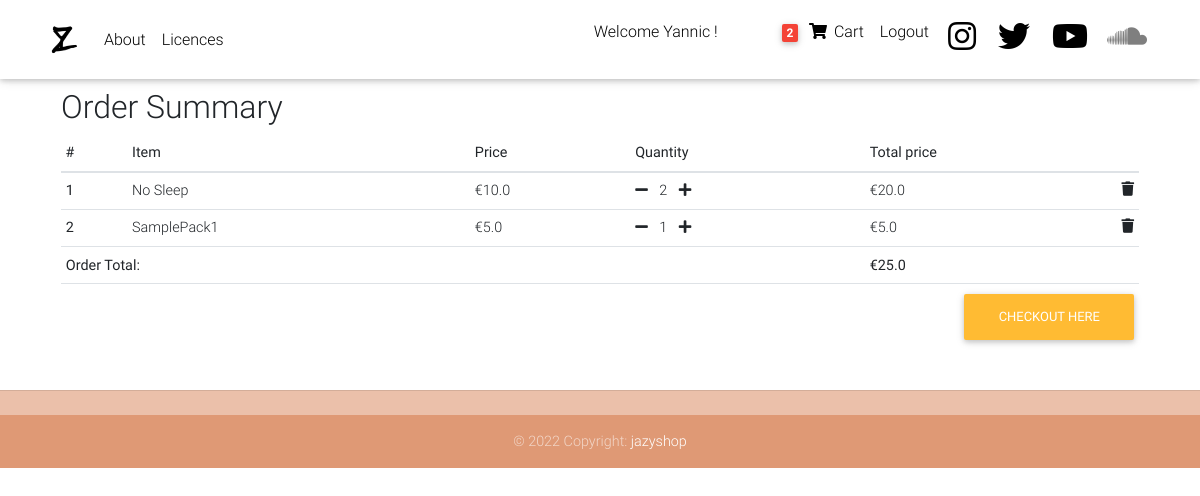
/order-summary/ (signed in), run on an earlier commit of the app's database.
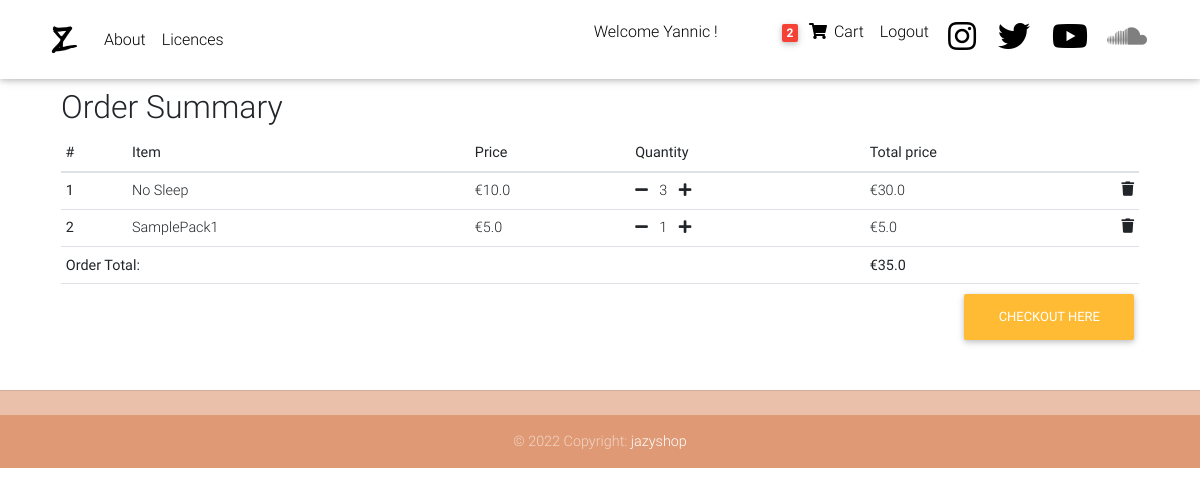
And on a later commit of the database.
### main/models.py (models this page shows, shortened)
class Order(models.Model):
    user = models.ForeignKey(settings.AUTH_USER_MODEL,on_delete=models.CASCADE)
    items = models.ManyToManyField(OrderItem)
    start_date = models.DateTimeField(auto_now_add=True)
    ordered_date = models.DateTimeField()
    ordered = models.BooleanField(default=False)
    billing_address = models.ForeignKey("BillingAddress", on_delete=models.SET_NULL,blank=True,null=True)
    payment = models.ForeignKey("Payment",on_delete=models.SET_NULL,blank=True,null=True)
    def get_total(self):
        total = 0
        for order_item in self.items.all():
            total += order_item.get_final_price()
        return total

class OrderItem(models.Model):
    user = models.ForeignKey(settings.AUTH_USER_MODEL,on_delete=models.CASCADE)
    ordered = models.BooleanField(default=False)
    item = models.ForeignKey(Item, on_delete=models.CASCADE)
    quantity = models.IntegerField(default=1)
    def get_total_item_price(self):
        return self.quantity*self.item.price
    def get_final_price(self):
        if self.item.discount_price:
            return self.get_total_discount_price()
        return self.get_total_item_price()

class Item(models.Model):
    title = models.CharField(max_length=100)
    price = models.FloatField()
    discount_price = models.FloatField(blank=True, null=True)
    description = models.TextField(blank=True, null=True)
    slug = models.SlugField(default="",blank = True, null=False, db_index=True)

### main/views.py (the view)
# urls.py: path("order-summary/",OrderSummaryView.as_view(),name="order-summary"),
class OrderSummaryView(LoginRequiredMixin,View):
    def get(self,*arg,**kwargs):
        try:
            order = Order.objects.get(user=self.request.user, ordered=False)
            context = {
                "objects":order
            }
            return render(self.request,"main/order-summary.html",context)
        except ObjectDoesNotExist:
            messages.error(self.request,"You do not have an active order")
            return redirect("/")

### main/templatetags/cart_template_tags.py (called while the page is built)
@register.filter
def cart_item_count(user):
    if user.is_authenticated:
        qs = Order.objects.filter(user=user,ordered=False)
        if qs.exists():
            return qs[0].items.count()
    return 0

### main/templates/main/order-summary.html (shortened to what this page needs)
{% extends "base.html" %}
{% block content%}
<div class="container mt-3">
    <div class="table-responsive text-nowrap mt-3 px-3">
        <h2>Order Summary</h2>
        <table class="table table-sm">
        <thead>
            <tr>
            <th scope="col">#</th>
            <th scope="col">Item</th>
            <th scope="col">Price</th>
            <th scope="col">Quantity</th>
            <th scope="col">Total price</th>
            </tr>
        </thead>
                <tbody>
                {% for order_item in objects.items.all %}
            <tr>
                <th scope="row">{{forloop.counter}}</th>
                <td>{{order_item.item.title}}</td>
                <td>
                    {% if order_item.item.discount_price%}
                    €{{order_item.item.discount_price}}
                    {% else %}
                    €{{order_item.item.price}}</td>
                    {% endif%}
                <td>
                    <a href="{%url 'remove-single-item-from-cart' order_item.item.slug %}"><i class="fas fa-minus mr-2"></i></a>
                    {{order_item.quantity}}
                    <a href="{% url 'add-to-cart' order_item.item.slug %}"><i class="fas fa-plus ml-2"></i></td></a>
                <td>
                    {% if order_item.item.discount_price %}
                    €{{ order_item.get_total_discount_price}}
                    {% else %}
                    €{{ order_item.get_total_item_price}}
                    {% endif %}
                    <a href="{%url 'remove-from-cart' order_item.item.slug %}"><i class="fas fa-trash float-right"></i></a>
                </td>
            </tr>
    {% endfor %}
    {% if objects.get_total %}
    <tr>
        <td colspan="4"><b>Order Total:</b></td>
        <td><b>€{{objects.get_total}} </b></td>
    </tr>
    <tr>
        <td colspan="5"><a class="btn btn-warning float-right" href="{% url 'checkout' %}">Checkout here</a></td>
    </tr>
    {% endif %}
    </tbody>
    </table>
</div>
</div>
    {% endblock %}

### templates/base.html (shortened to what this page needs)
{% load static %}
<DOCTYPE html>
<html>
    <head>
        <link rel="stylesheet" href="https://use.fontawesome.com/releases/v5.11.2/css/all.css">
        <link href="{% static 'css/bootstrap.min.css' %}" rel="stylesheet">
        <link href="{% static 'css/mdb.min.css' %}" rel="stylesheet">
        <link href="{% static 'css/style.min.css' %}" rel="stylesheet">
        <link href="{% static 'css/custom.css' %}" rel="stylesheet">
        <link rel="stylesheet" type="text/css" href="{%static 'js/slick/slick-theme.css' %}"/>
        <link rel="stylesheet" type="text/css" href="{%static 'js/slick/slick.css' %}"/>
        <link rel="stylesheet" href="https://cdnjs.cloudflare.com/ajax/libs/simple-line-icons/2.4.1/css/simple-line-icons.css">
    </head>
    <body>
        {% include "navbar.html" %}
        <div class="mt-5 pt-4">
          </div>
        {% block content %}
        {% endblock%}
        {% include "footer.html" %}
    </body>
</html>

### templates/navbar.html (shortened to what this page needs)
{% load static%}
{% load cart_template_tags %}
  <nav class="navbar fixed-top navbar-expand-lg navbar-light white scrolling-navbar">
    <div class="container" id="navbar_container">
      <a class="navbar-brand waves-effect" href="{%url 'home'%}">
        <img src="{% static 'img/Banner/Logoclean.png'%}" style="height:35px;width:35px" alt="logo">
      </a>
      <div class="collapse navbar-collapse" id="navbarSupportedContent">
        <ul class="navbar-nav mr-auto">
          <li class="nav-item">
            <a class="nav-link waves-effect" href="{% url 'about'%}">About</a>
          </li>
          <li class="nav-item">
            <a class="nav-link waves-effect" href="{% url 'licences'%}">Licences</a>
          </li>
        </ul>
        <ul class="navbar-nav nav-flex-icons">
          {% if request.user.is_authenticated %}
          <li class="nav-item">
              <span class="nav-link waves-effect mr-5"> Welcome {{user|title}} ! </span>
            </li>
          <li class="nav-item">
            <a href="{% url "order-summary"%}"class="nav-link waves-effect">
              <span class="badge red z-depth-1 mr-1"> {{request.user|cart_item_count}} </span>
              <i class="fas fa-shopping-cart"></i>
              <span class="clearfix d-none d-sm-inline-block"> Cart </span>
            </a>
            </li>
            <li class="nav-item">
              <a href="{% url "account_logout"%}"class="nav-link waves-effect">
                <span class="clearfix d-none d-sm-inline-block"> Logout </span>
              </a>
              </li>
            {% endif %}
            <li class="nav-item">
            <a href="https://www.instagram.com/yazprd/" class="nav-link waves-effect" target="_blank">
              <i class="fab fa-instagram fa-2x"></i>
            </a>
          </li>
          <li class="nav-item">
            <a href="https://twitter.com/yazfromthemars" class="nav-link waves-effect" target="_blank">
              <i class="fab fa-twitter fa-2x"></i>
            </a>
          </li>
          <li class="nav-item">
            <a href="https://www.youtube.com/channel/UC7RKd8Vt79BAJTADYg9xW0g" class="nav-link waves-effect" target="_blank">
              <i class="fab fa-youtube fa-2x"></i>
            </a>
          </li>
          <li>
            <a href="https://soundcloud.com/yazforever" class="nav-link waves-effect" target="_blank">
              <i class="fab fa-soundcloud fa-2x"></i>
            </a>
          </li>
        </ul>
      </div>
    </div>
  </nav>

### templates/footer.html (shortened to what this page needs)
<footer class="page-footer text-center font-small mt-4 wow fadeIn" id="footer">
    <hr class="my-4">
    <div class="footer-copyright py-3" id="footer2">
      © 2022 Copyright:
      <a href="{%url 'home'%}"> jazyshop </a>
    </div>
  </footer>

### static/css/custom.css (style rules this page uses)
body { display:flex; flex-direction:column; }
#footer { background-color: #df98759c; margin-top:auto; }
#footer2 { background-color: #df9975; }

### templates/base.html (style rules this page uses)
html, body, header, .carousel { height: 60vh; }

What changed in the data, as far as the page shows it:
changed OrderItem "No Sleep": quantity "2" → "3"; get_total_item_price "20.0" → "30.0"
changed through a linked row, Order: get_total "25.0" → "35.0"
